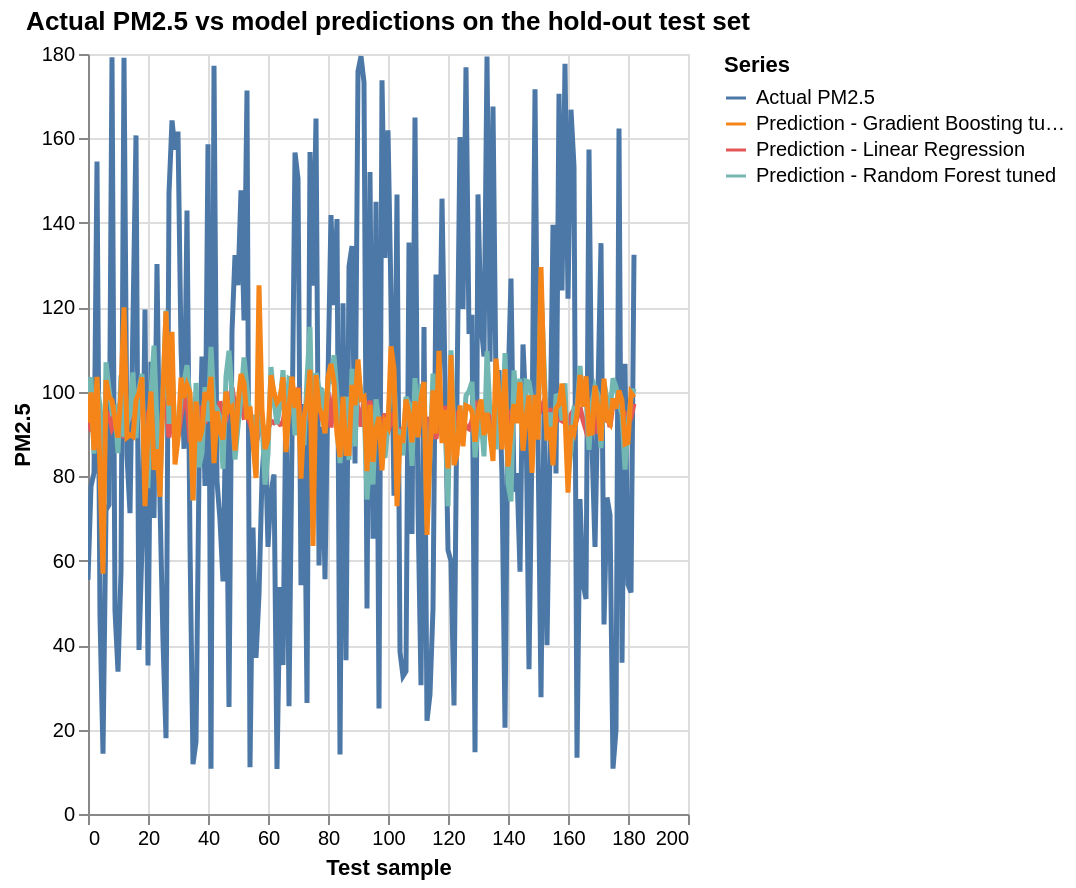

The notebook cell saved with this chart:
### Markdown cell above
## 6. Plot actual values vs predictions

The chart below compares the true PM2.5 values against the predictions of the final candidate models on the hold-out test set only. This is the fairest visual comparison in the notebook.

The cell also exports:

- `models/notebook_actual_vs_predicted.csv`
- `models/notebook_actual_vs_predicted.html`

### Code cell
prediction_frame = pd.DataFrame(
    {
        "sample_index": list(range(len(y_test))),
        "actual_pm25": y_test.reset_index(drop=True),
    }
)

for model_name, predictions in prediction_store.items():
    safe_name = model_name.lower().replace(" ", "_")
    prediction_frame[f"prediction_{safe_name}"] = predictions

long_plot_df = prediction_frame.melt(
    id_vars="sample_index",
    value_vars=[col for col in prediction_frame.columns if col != "sample_index"],
    var_name="series",
    value_name="value",
)

label_map = {
    "actual_pm25": "Actual PM2.5",
    "prediction_linear_regression": "Prediction - Linear Regression",
    "prediction_random_forest_tuned": "Prediction - Random Forest tuned",
    "prediction_gradient_boosting_tuned": "Prediction - Gradient Boosting tuned",
}
long_plot_df["series"] = long_plot_df["series"].map(label_map).fillna(long_plot_df["series"])

chart = (
    alt.Chart(long_plot_df)
    .mark_line(strokeWidth=2.5)
    .encode(
        x=alt.X("sample_index:Q", title="Test sample"),
        y=alt.Y("value:Q", title="PM2.5"),
        color=alt.Color("series:N", title="Series"),
        tooltip=[
            alt.Tooltip("sample_index:Q", title="Test sample"),
            alt.Tooltip("series:N", title="Series"),
            alt.Tooltip("value:Q", title="Value", format=".2f"),
        ],
    )
    .properties(height=380, title="Actual PM2.5 vs model predictions on the hold-out test set")
    .interactive()
)

plot_path = resolve_path("models/notebook_actual_vs_predicted.html")
csv_path = resolve_path("models/notebook_actual_vs_predicted.csv")
plot_path.parent.mkdir(parents=True, exist_ok=True)
prediction_frame.to_csv(csv_path, index=False)
chart.save(plot_path)

display(chart)
explain(
    f"Interpretation: this curve makes model behavior easy to inspect. If the prediction line follows the actual line closely, "
    f"the model captures the changes in PM2.5 reasonably well. The best model retained in this notebook is {best_final_model_name}. "
    f"The exported CSV and HTML files can be reused directly in a report or presentation."
)

### Figure 1 — Vega-Lite specification as saved in the notebook (floating-point values rounded to 4 significant figures; data arrays with more than 128 entries replaced by an {"elided": "..."} marker saying what was removed)
{"config": {"view": {"continuousWidth": 300, "continuousHeight": 300}}, "data": {"name": "data-051659e1607d1c52351169bd79a9e3e7"}, "mark": {"type": "line", "strokeWidth": 2.5}, "encoding": {"color": {"field": "series", "title": "Series", "type": "nominal"}, "tooltip": [{"field": "sample_index", "title": "Test sample", "type": "quantitative"}, {"field": "series", "title": "Series", "type": "nominal"}, {"field": "value", "format": ".2f", "title": "Value", "type": "quantitative"}], "x": {"field": "sample_index", "title": "Test sample", "type": "quantitative"}, "y": {"field": "value", "title": "PM2.5", "type": "quantitative"}}, "height": 380, "params": [{"name": "param_1e9efca18e7a2868", "select": {"type": "interval", "encodings": ["x", "y"]}, "bind": "scales"}], "title": "Actual PM2.5 vs model predictions on the hold-out test set", "$schema": "https://vega.github.io/schema/vega-lite/v6.1.0.json", "datasets": {"data-051659e1607d1c52351169bd79a9e3e7": {"elided": "732 records"}}}
